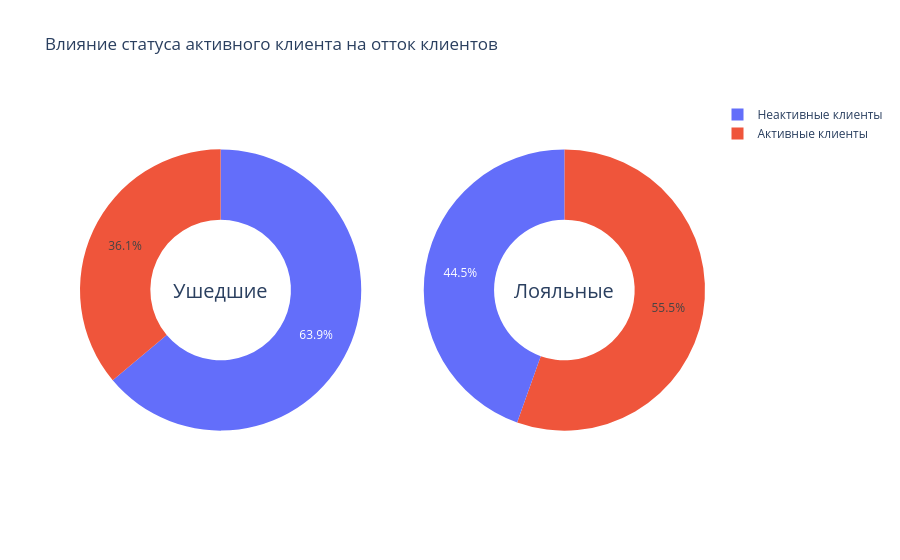

Notebook cell for this chart:
### Code cell
#9.8. Как влияет наличие статуса активного клиента на отток клиентов? 
#Постройте диаграмму, иллюстрирующую это. Что бы вы предложили банку, чтобы уменьшить отток клиентов среди неактивных?

import plotly.graph_objects as go
from plotly.subplots import make_subplots

# Create subplots: use 'domain' type for Pie subplot
fig = make_subplots(rows=1, cols=2, specs=[[{'type':'domain'}, {'type':'domain'}]])
fig.add_trace(go.Pie(labels=["Неактивные клиенты", "Активные клиенты"], 
                    values=churn_data[churn_data.Status =="Ушедший клиент"]['IsActiveMember'].value_counts(),
                    name="Ушедшие"), 1, 1)
fig.add_trace(go.Pie(labels=["Активные клиенты", "Неактивные клиенты"],
                    values=churn_data[churn_data.Status =="Лояльный клиент"]['IsActiveMember'].value_counts(),
                    name="Лояльные"), 1, 2)

# Use `hole` to create a donut-like pie chart
fig.update_traces(hole=.5, hoverinfo="label+percent+name")

fig.update_layout(
    title_text="Влияние статуса активного клиента на отток клиентов",
    # Add annotations in the center of the donut pies.
    annotations=[dict(text='Ушедшие', x=sum(fig.get_subplot(1, 1).x) / 2, y=0.5,
                      font_size=20, showarrow=False, xanchor="center"),
                 dict(text='Лояльные', x=sum(fig.get_subplot(1, 2).x) / 2, y=0.5,
                      font_size=20, showarrow=False, xanchor="center")])
fig.show()

#Выводы:
# Уходу из банка более подвержены клиенты со статусом Неактивный. 
# Для Лояльных клиентов показатель активных клиентов = 55.5%, в то время как у Ушедших процент активных клиентов всего 36,1%.
# Рекомендация банку: повышать активность клиентов, больше выгодных предложений и акций.

### Figure 1 — Plotly figure (JSON) as saved in the notebook; plotly's stock layout.template omitted (floating-point values rounded to 4 significant figures)
{"data": [{"domain": {"x": [0, 0.45], "y": [0, 1]}, "hole": 0.5, "hoverinfo": "label+percent+name", "labels": ["Неактивные клиенты", "Активные клиенты"], "name": "Ушедшие", "type": "pie", "values": [1302, 735]}, {"domain": {"x": [0.55, 1], "y": [0, 1]}, "hole": 0.5, "hoverinfo": "label+percent+name", "labels": ["Активные клиенты", "Неактивные клиенты"], "name": "Лояльные", "type": "pie", "values": [4416, 3547]}], "layout": {"annotations": [{"font": {"size": 20}, "showarrow": false, "text": "Ушедшие", "x": 0.225, "xanchor": "center", "y": 0.5}, {"font": {"size": 20}, "showarrow": false, "text": "Лояльные", "x": 0.775, "xanchor": "center", "y": 0.5}], "title": {"text": "Влияние статуса активного клиента на отток клиентов"}}}
